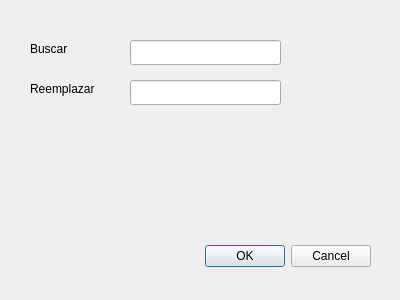
<?xml version="1.0" encoding="UTF-8"?>
<ui version="4.0">
 <class>DBuscarReemplazar</class>
 <widget class="QDialog" name="DBuscarReemplazar">
  <property name="geometry">
   <rect>
    <x>0</x>
    <y>0</y>
    <width>400</width>
    <height>300</height>
   </rect>
  </property>
  <property name="windowTitle">
   <string>Dialog</string>
  </property>
  <widget class="QDialogButtonBox" name="buttonBox">
   <property name="geometry">
    <rect>
     <x>30</x>
     <y>240</y>
     <width>341</width>
     <height>32</height>
    </rect>
   </property>
   <property name="orientation">
    <enum>Qt::Horizontal</enum>
   </property>
   <property name="standardButtons">
    <set>QDialogButtonBox::Cancel|QDialogButtonBox::Ok</set>
   </property>
  </widget>
  <widget class="QLabel" name="label">
   <property name="geometry">
    <rect>
     <x>30</x>
     <y>40</y>
     <width>67</width>
     <height>17</height>
    </rect>
   </property>
   <property name="text">
    <string>Buscar</string>
   </property>
  </widget>
  <widget class="QLabel" name="label_2">
   <property name="geometry">
    <rect>
     <x>30</x>
     <y>80</y>
     <width>81</width>
     <height>17</height>
    </rect>
   </property>
   <property name="text">
    <string>Reemplazar</string>
   </property>
  </widget>
  <widget class="QLineEdit" name="leBuscar">
   <property name="geometry">
    <rect>
     <x>130</x>
     <y>40</y>
     <width>151</width>
     <height>25</height>
    </rect>
   </property>
  </widget>
  <widget class="QLineEdit" name="leReemplazar">
   <property name="geometry">
    <rect>
     <x>130</x>
     <y>80</y>
     <width>151</width>
     <height>25</height>
    </rect>
   </property>
  </widget>
 </widget>
 <resources/>
 <connections>
  <connection>
   <sender>buttonBox</sender>
   <signal>accepted()</signal>
   <receiver>DBuscarReemplazar</receiver>
   <slot>accept()</slot>
   <hints>
    <hint type="sourcelabel">
     <x>248</x>
     <y>254</y>
    </hint>
    <hint type="destinationlabel">
     <x>157</x>
     <y>274</y>
    </hint>
   </hints>
  </connection>
  <connection>
   <sender>buttonBox</sender>
   <signal>rejected()</signal>
   <receiver>DBuscarReemplazar</receiver>
   <slot>reject()</slot>
   <hints>
    <hint type="sourcelabel">
     <x>316</x>
     <y>260</y>
    </hint>
    <hint type="destinationlabel">
     <x>286</x>
     <y>274</y>
    </hint>
   </hints>
  </connection>
 </connections>
</ui>
